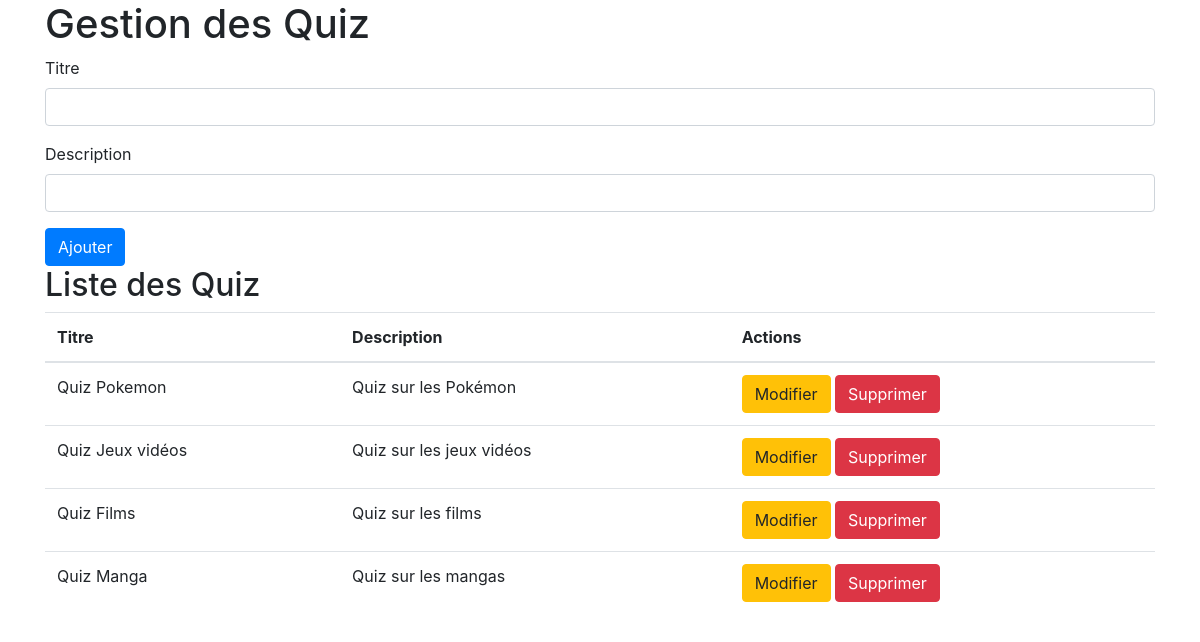
Page /admin_quiz.php on the committed database.
### tables this page shows
CREATE TABLE IF NOT EXISTS `quizzes` (
  `id` int NOT NULL AUTO_INCREMENT,
  `title` varchar(255) NOT NULL,
  `description` text,
  PRIMARY KEY (`id`)
);

### src/Quiz.php (called while the page is built, shortened)
<?php
class Quiz {
    private $conn;
    public function __construct($db) {
        $this->conn = $db;
    }
    public function read() {
        $result = $this->conn->query("SELECT * FROM quizzes");
        return $result->fetch_all(MYSQLI_ASSOC);
    }
}
?>

### public/admin_quiz.php (the view, shortened to what this page needs)
<!DOCTYPE html>
<html lang="en">
<head>
    <link rel="stylesheet" href="https://stackpath.bootstrapcdn.com/bootstrap/4.5.2/css/bootstrap.min.css">
</head>
<body>
    <div class="container">
        <h1>Gestion des Quiz</h1>
        <form action="../public/process_quiz.php" method="post">
            <div class="form-group">
                <label for="title">Titre</label>
                <input type="text" class="form-control" id="title" name="title" required>
            </div>
            <div class="form-group">
                <label for="description">Description</label>
                <input type="text" class="form-control" id="description" name="description">
            </div>
            <button type="submit" class="btn btn-primary">Ajouter</button>
        </form>
        <h2>Liste des Quiz</h2>
        <table class="table">
            <thead>
                <tr>
                    <th>Titre</th>
                    <th>Description</th>
                    <th>Actions</th>
                </tr>
            </thead>
            <tbody>
                <?php
                require_once '../config/db.php';
                require_once '../src/Quiz.php';
                $quizClass = new Quiz($conn);
                $quizzes = $quizClass->read();
                foreach ($quizzes as $quiz): ?>
                    <tr>
                        <td><?= $quiz['title'] ?></td>
                        <td><?= $quiz['description'] ?></td>
                        <td>
                            <a href="../public/edit_quiz.php?id=<?= $quiz['id'] ?>" class="btn btn-warning">Modifier</a>
                            <a href="../public/delete_quiz.php?id=<?= $quiz['id'] ?>" class="btn btn-danger">Supprimer</a>
                        </td>
                    </tr>
                <?php endforeach; ?>
            </tbody>
        </table>
    </div>
</body>
</html>

### rows in the picture
quizzes: title "Quiz Pokemon", description "Quiz sur les Pokémon"
quizzes: title "Quiz Jeux vidéos", description "Quiz sur les jeux vidéos"
quizzes: title "Quiz Films", description "Quiz sur les films"
quizzes: title "Quiz Manga", description "Quiz sur les mangas"
